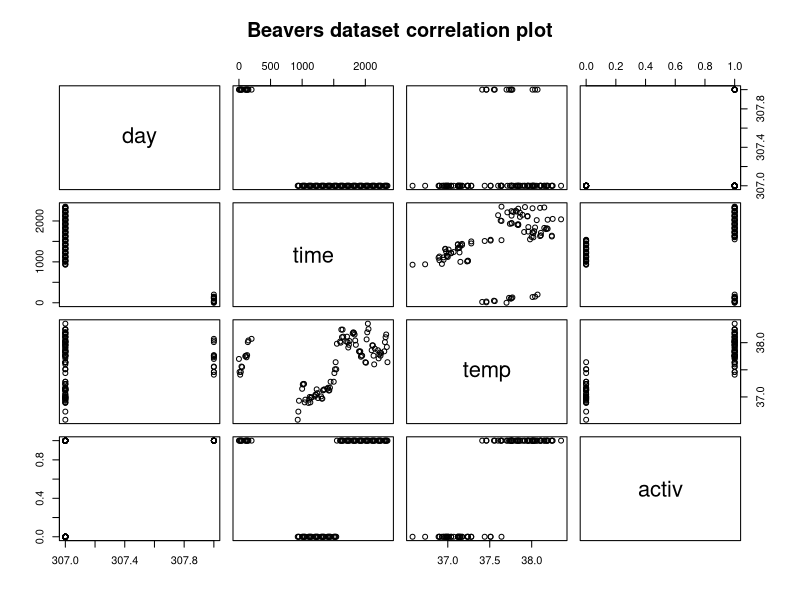
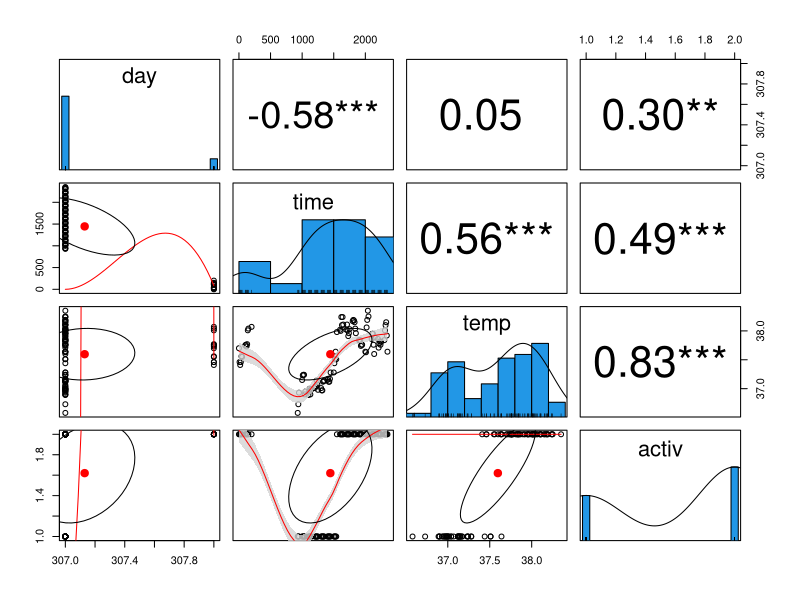

The R source for these figures, in order: (Note: this script raises an error after producing the figures.)

# Practical 6 --------------------------------------------------------
# Refer to notes on Blackboard
# --------------------------------------------------------------------


# Using statistical methods to examine
# the relationships between variables of interest

?beavers
str(beaver2)
# The beaver dataset contains data on body temp of 4 beavers
# every 10 mins over a day for demo purposes 
# We want to examine the difference in average body temp
# during periods of activity to evaluate whether
# body temperature is affected by activity
# First we need to ensure that data is in correct format
# Activ should be a factor
# Temp is numerical

# H0: Body temperate is not affected by activity
# h1: Body temperature is affected by activity

# I'm copying the data to a data frame
# This is not a necessary step
beavers_data <- beaver2
str(beaver2)

# Using the default pairs() option first
# to examine correlations between variables
pairs(beavers_data, labels = colnames(beavers_data), main = "Beavers dataset correlation plot")

# I'm examining body temp and activity so I need 
# to prepare both variables first
# change activ to a factor variable
# as it seems to be a categorical dichotomous variable
# The temp variable is a continuous variable, and it is 
# in numeric format already so does not need to be converted

# labels starts with what is assigned to lower value first
# eg 0 = no, 1 = yes
beavers_data$activity <- factor(beaver2$activ, labels = c("no", "yes"))

# We could alternatively use the transform command
# as an alternative method to perform the conversion
beavers_data <- transform(beaver2,
                          activ = factor(activ, labels = c("no", "yes")))

# Lets look at the correlation between both of these variables
# to evaluate the strength of the relationship
# and whether it is negative or positive

# We can use libraries to help improve 
# the chart. Also includes correlations between variables
install.packages("psych")
library(psych)

# Seems there could be a positive correlation between 
# temp and activ
pairs.panels(beavers_data,
             smooth = TRUE,      # If TRUE, draws loess smooths
             scale = FALSE,      # If TRUE, scales the correlation text font
             density = TRUE,     # If TRUE, adds density plots and histograms
             ellipses = TRUE,    # If TRUE, draws ellipses
             method = "spearman",# Correlation method (also "pearson" or "kendall")
             pch = 21,           # pch symbol
             lm = FALSE,         # If TRUE, plots linear fit rather than the LOESS (smoothed) fit
             cor = TRUE,         # If TRUE, reports correlations
             jiggle = FALSE,     # If TRUE, data points are jittered
             factor = 2,         # Jittering factor
             hist.col = 4,       # Histograms color
             stars = TRUE,       # If TRUE, adds significance level with stars
             ci = TRUE)          # If TRUE, adds confidence intervals

# Before carrying any analysis, summarise the 
# medians and interquartile range by group.
# When reporting differences between groups for 
# skewed data, it is common to report the medians 
# by group rather than the means 
tapply(beavers_data$temp, median)
# summary data can be used to show this as well
# Shows the temperature details for no and yes answers
tapply(temp, activity, summary)


# We can show this categorical data in a plot
# but not in a scatter plot
attach(beavers_data)
plot(beavers_data$activity, temp, pch = 19, col = "lightblue")

# We can split the activity data into 2 subsets
# and then use the histogram() function
library("lattice")
# The histogram uses a 1 sided formula, so we
# dont specify anything on left side of ~
# and on right side we specify which variable is in the histogram
# ie temp.
# After the vertical line we show the factor by which the data
# is split ie "activ"
attach(beavers_data)
histogram(~temp | activ, 
          data = beavers_data, 
          main = "Distribution of beaver activity data", 
          xlab = "Temperature (degrees)", 
          ylab = "Activity %")
detach(beavers_data)
